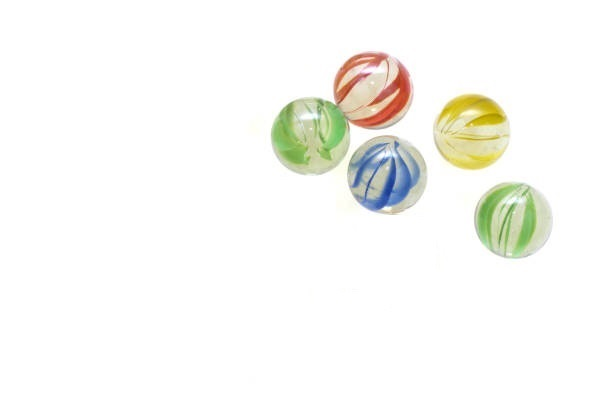
#> input picture Intermediate/marbles.png, 612 x 419 px
$ python circledetect.py
#> lines starting #> are read from the running program, lines starting #| are printed output that depends on the picture; after the words box and inside, x2 and y2 are one past the last pixel; in counts of white or black regions, pixels touching at a corner belong together
import cv2

import numpy as np

img = cv2.imread('marbles.png',cv2.IMREAD_COLOR)
#> img is the input picture: shape (419, 612, 3); mean B, G, R 244.9, 248.7, 248.6
gray=cv2.cvtColor(img,cv2.COLOR_BGR2GRAY)
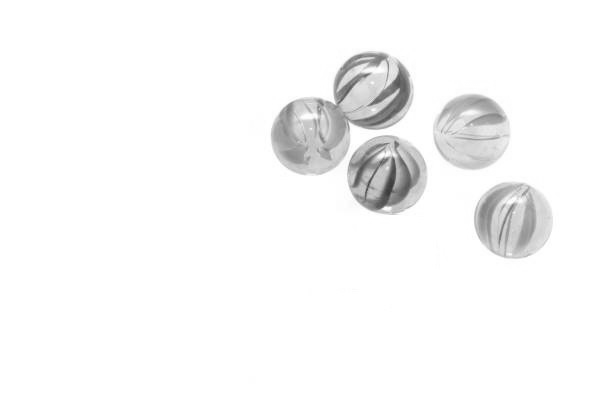
#> gray: shape (419, 612); min 56, max 255, mean 248.2
gray_blurred=cv2.blur(gray,(3,3))

detected_circle=cv2.HoughCircles(gray_blurred,cv2.HOUGH_GRADIENT,1,20,param1=50,param2=30,minRadius=1,maxRadius=40)
#> detected_circle = [[386.5, 174.5, 39.4], [512.5, 219.5, 39.4], [471.5, 129.5, 36], [375.5, 93.5, 36.1], [309.5, 137.5, 38.3]]

if detected_circle is not None:

    detected_circle=np.uint16(np.around(detected_circle))
#> detected_circle = [[386, 174, 39], [512, 220, 39], [472, 130, 36], [376, 94, 36], [310, 138, 38]]

    for pt in detected_circle[0,:]:
        a,b,r = pt[0],pt[1],pt[2]
        cv2.circle(img,(a,b),r,(0,255,0),2)
        cv2.circle(img,(a,b),1,(0,0,255),3)
        cv2.imshow("Detected Circle",img)
#> this loop made 5 passes
#> pass 1, `cv2.imshow("Detected Circle",img)`:
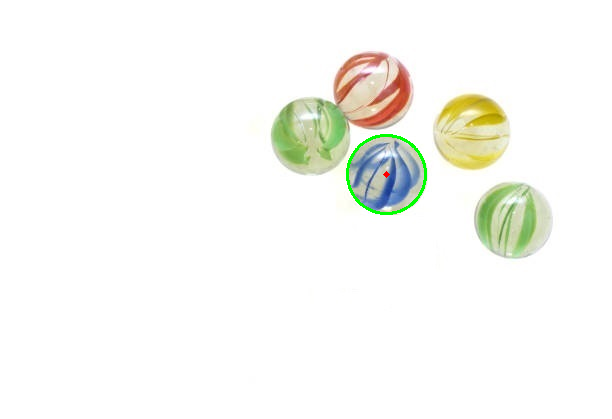
#> window 'Detected Circle': shape (419, 612, 3); mean B, G, R 244.3, 248.8, 248
#> pass 2, `cv2.imshow("Detected Circle",img)`:
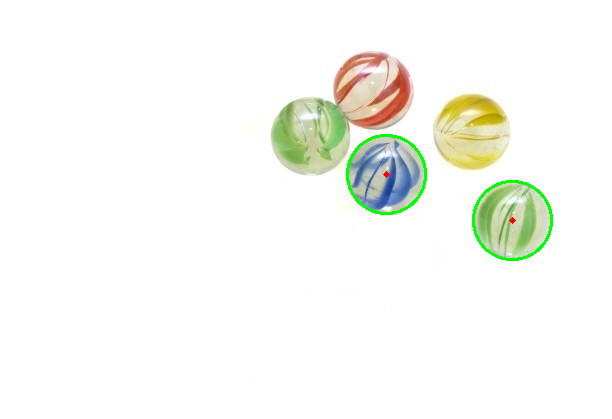
#> window 'Detected Circle': shape (419, 612, 3); mean B, G, R 243.6, 248.8, 247.3
#> after the loop:
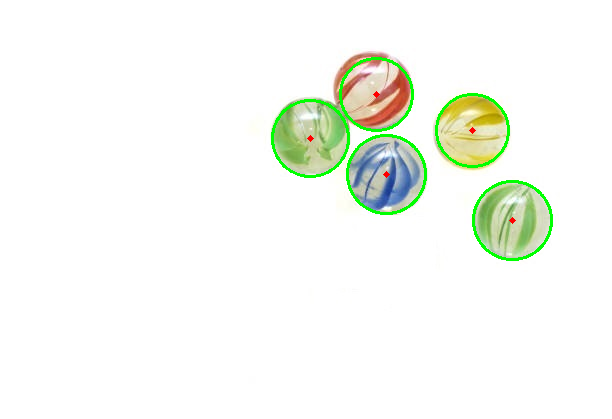
#> img: shape (419, 612, 3); 1.43% of pixels changed, all inside (x1, y1, x2, y2) = (271, 57, 553, 261)

    cv2.waitKey(0)
